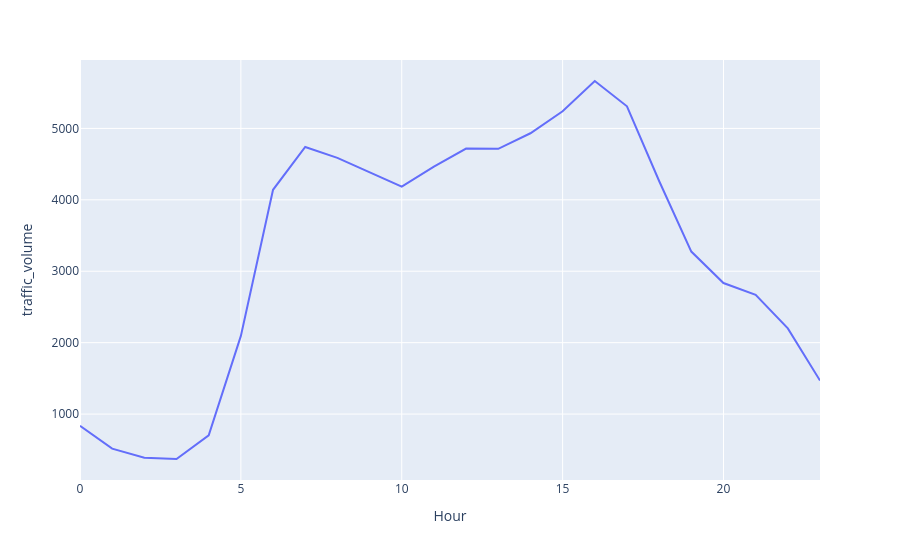

Notebook source saved alongside this figure:
### Markdown cell above
# 📊 Exploratory Data Analysis (EDA)

Exploratory Data Analysis helps understand the dataset before model building.

Objectives:

- Understand the distribution of traffic congestion.
- Analyze numerical feature distributions.
- Explore relationships between variables.
- Identify traffic patterns over time.
- Study the influence of weather on traffic.

### Code cell
import plotly.express as px
hourly = df.groupby("Hour")["traffic_volume"].mean().reset_index()

fig = px.line(
    hourly,
    x="Hour",
    y="traffic_volume"
)

fig.show()

### Figure 1 — Plotly figure (JSON) as saved in the notebook; plotly's stock layout.template omitted (floating-point values rounded to 4 significant figures)
{"data": [{"hovertemplate": "Hour=%{x}<br>traffic_volume=%{y}<extra></extra>", "legendgroup": "", "line": {"color": "#636efa", "dash": "solid"}, "marker": {"symbol": "circle"}, "mode": "lines", "name": "", "orientation": "v", "showlegend": false, "type": "scatter", "x": [0, 1, 2, 3, 4, 5, 6, 7, 8, 9, 10, 11, 12, 13, 14, 15, 16, 17, 18, 19, 20, 21, 22, 23], "xaxis": "x", "y": [835.0, 516.3, 388.4, 371.1, 702.6, 2095.0, 4141.0, 4740.0, 4587.0, 4385.0, 4184.0, 4466.0, 4718.0, 4715.0, 4932.0, 5240.0, 5664.0, 5310.0, 4264.0, 3275.0, 2835.0, 2669.0, 2199.0, 1469.0], "yaxis": "y"}], "layout": {"legend": {"tracegroupgap": 0}, "margin": {"t": 60}, "xaxis": {"anchor": "y", "domain": [0, 1], "title": {"text": "Hour"}}, "yaxis": {"anchor": "x", "domain": [0, 1], "title": {"text": "traffic_volume"}}}}
